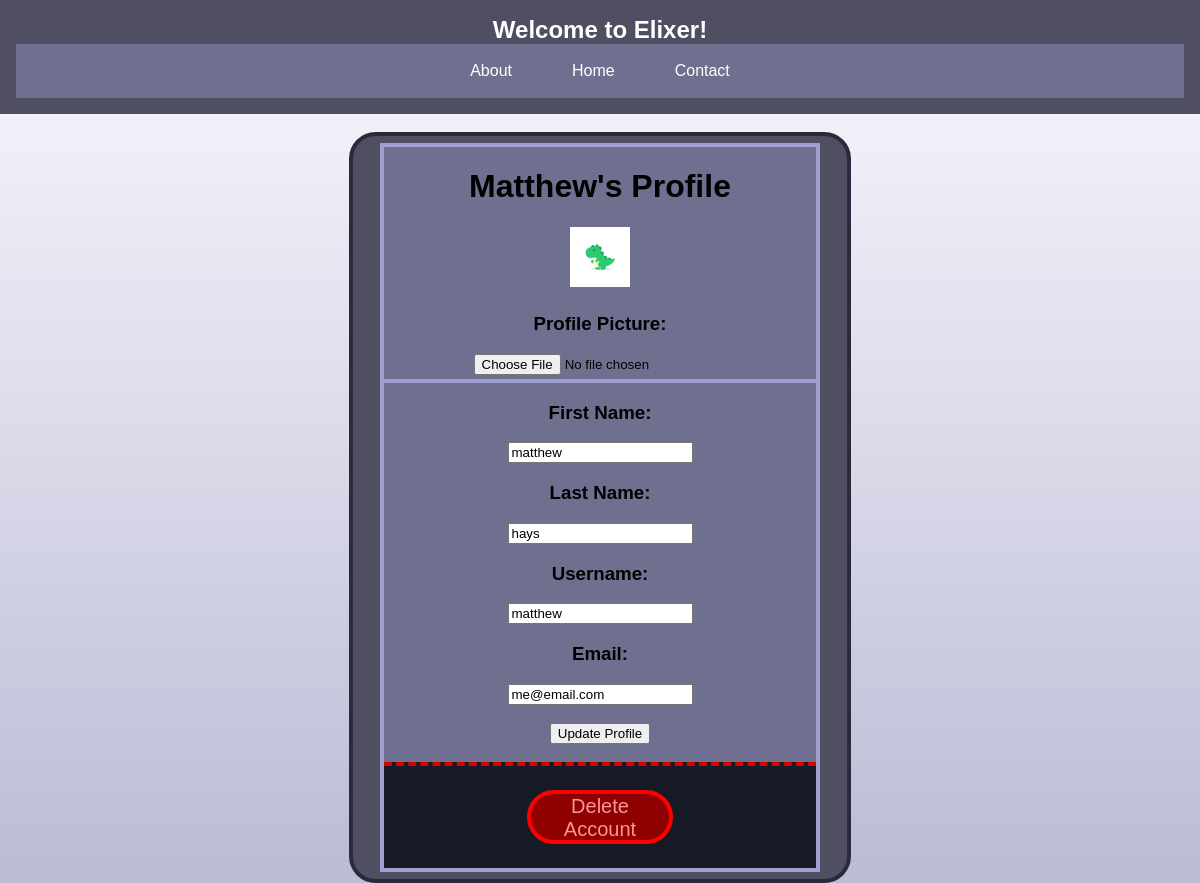
Screenshot of /profile/ (signed in) with the database file from the repository.
### app/models.py (models this page shows, shortened)
class CustomUser(AbstractUser):
    email = models.EmailField(unique=True)
    profile_picture = models.ImageField(
        upload_to="profile_pictures/",
        null=True,
        blank=True,
    )
    groups = models.ManyToManyField(
        Group,
        verbose_name=("groups"),
        blank=True,
        related_name="customuser_set",
        related_query_name="user",
    )
    user_permissions = models.ManyToManyField(
        Permission,
        verbose_name=("user permissions"),
        blank=True,
        related_name="customuser_set",
        related_query_name="user",
    )

### app/views.py (the view)
# urls.py: path("profile/", profile, name="profile"),  # Profile page
@login_required(login_url=login_view)
def profile(request):
    user = request.user
    channels = user.channels.all()
    if request.method == "POST":
        combined_form = CombinedProfileForm(request.POST, request.FILES, instance=user)
        if combined_form.is_valid():
            combined_form.save()
            return redirect("profile")
    else:
        combined_form = CombinedProfileForm(instance=user)
    context = {
        "user": user,
        "channels": channels,
        "combined_form": combined_form,
    }
    return render(request, "profile.html", context)

### app/forms.py
class CombinedProfileForm(ProfilePictureForm, UserEditForm):
    class Meta(ProfilePictureForm.Meta):
        fields = ProfilePictureForm.Meta.fields + UserEditForm.Meta.fields
    def __init__(self, *args, **kwargs):
        super(CombinedProfileForm, self).__init__(*args, **kwargs)

### app/templates/profile.html (shortened to what this page needs)
{% extends 'base.html' %} {% load static %}
{% block content %}
<br>
<div class="ChannelSettings1">
  <div class="ChannelSettings2">
<h1>{{ user.username.title }}'s Profile</h1>
<div>
  {% if user.profile_picture %}
  <img src="{{ user.profile_picture.url }}" alt="{{ user.username }}" width="60pt" class="PicBorder"/>
  {% else %}
  <img src="{% static 'images/dinosaur_profile_default.jpg' %}" alt="{{ user.username }}" width="60pt"/>
  {% endif %}
</div>
<form method="post" enctype="multipart/form-data">
  <div class="BottomBar">
  <h3>Profile Picture: </h3>
  {{ combined_form.profile_picture }}
  </div>
  <h3>First Name: </h3>
  {{ combined_form.first_name }}
  <h3>Last Name: </h3>
  {{ combined_form.last_name }}
  <h3>Username: </h3>
  {{ combined_form.username }}
  <h3>Email: </h3>
  {{ combined_form.email }}
  <br><br>
  <button type="submit">Update Profile</button>
</form>
<br>
<div class="DeleDiv1">
<div class="DeleDiv2">
  <br>
  <button id="deleteAccount" class="DeleteButton">Delete Account</button
  >
  <br>
</div>
</div>
</div>
</div>
{% endblock %}

### app/static/styles.css (style rules this page uses)
:root { --darker_blue: #4f4f61; --lighter_blue: #6f708f; --border_exterior: #4d62b0; --border_interior: #001359; }
.GradBod { font-family: "Arial", sans-serif; background-size: cover; background-image: linear-gradient(to bottom, #f9f9ff, #bbbbd5); margin: 0; padding: 0; height: 100%; box-sizing: border-box; background-repeat: no-repeat; background-attachment: fixed; }
.ChannelSettings1 { padding: 5pt; text-align: center; border-radius: 20pt; margin-right: auto; margin-left: auto; border: rgb(42, 42, 60) solid 3pt; background-color: #4f4f61; width: 40%; }
.ChannelSettings2 { height: 99%; width: 90%; margin-right: auto; margin-left: auto; background-color: #6f708f; border: solid 3pt rgb(159, 159, 209); }
.DeleDiv1 { border-top: dashed 3pt rgb(218, 0, 0); padding: 5pt; background-color: rgb(22, 26, 36); color: rgb(255, 109, 109); }
.DeleteButton { background-color: rgb(143, 0, 0); color: rgb(255, 148, 148); font-size: 15pt; width: 110pt; height: 40pt; border-radius: 20pt; border: solid 3pt red; transition: ease 0.3s; text-align: center; margin-right: auto; margin-left: auto; }
.BottomBar { padding: 3pt; border-bottom: solid 3pt rgb(159, 159, 209); }
html { height: 100%; }

### rows the page displays
CustomUser: username "Matthew", first_name "matthew", last_name "hays", username "matthew", email "me@email.com"
